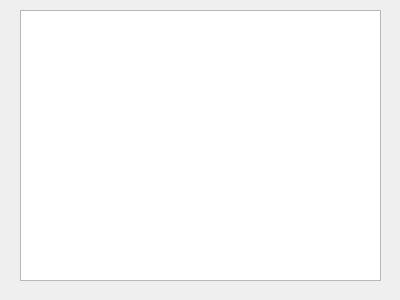
<?xml version="1.0" encoding="UTF-8"?>
<ui version="4.0">
 <class>result</class>
 <widget class="QWidget" name="result">
  <property name="geometry">
   <rect>
    <x>0</x>
    <y>0</y>
    <width>400</width>
    <height>300</height>
   </rect>
  </property>
  <property name="windowTitle">
   <string>Form</string>
  </property>
  <widget class="QGraphicsView" name="graphicsView">
   <property name="geometry">
    <rect>
     <x>20</x>
     <y>10</y>
     <width>361</width>
     <height>271</height>
    </rect>
   </property>
  </widget>
 </widget>
 <resources/>
 <connections/>
</ui>
